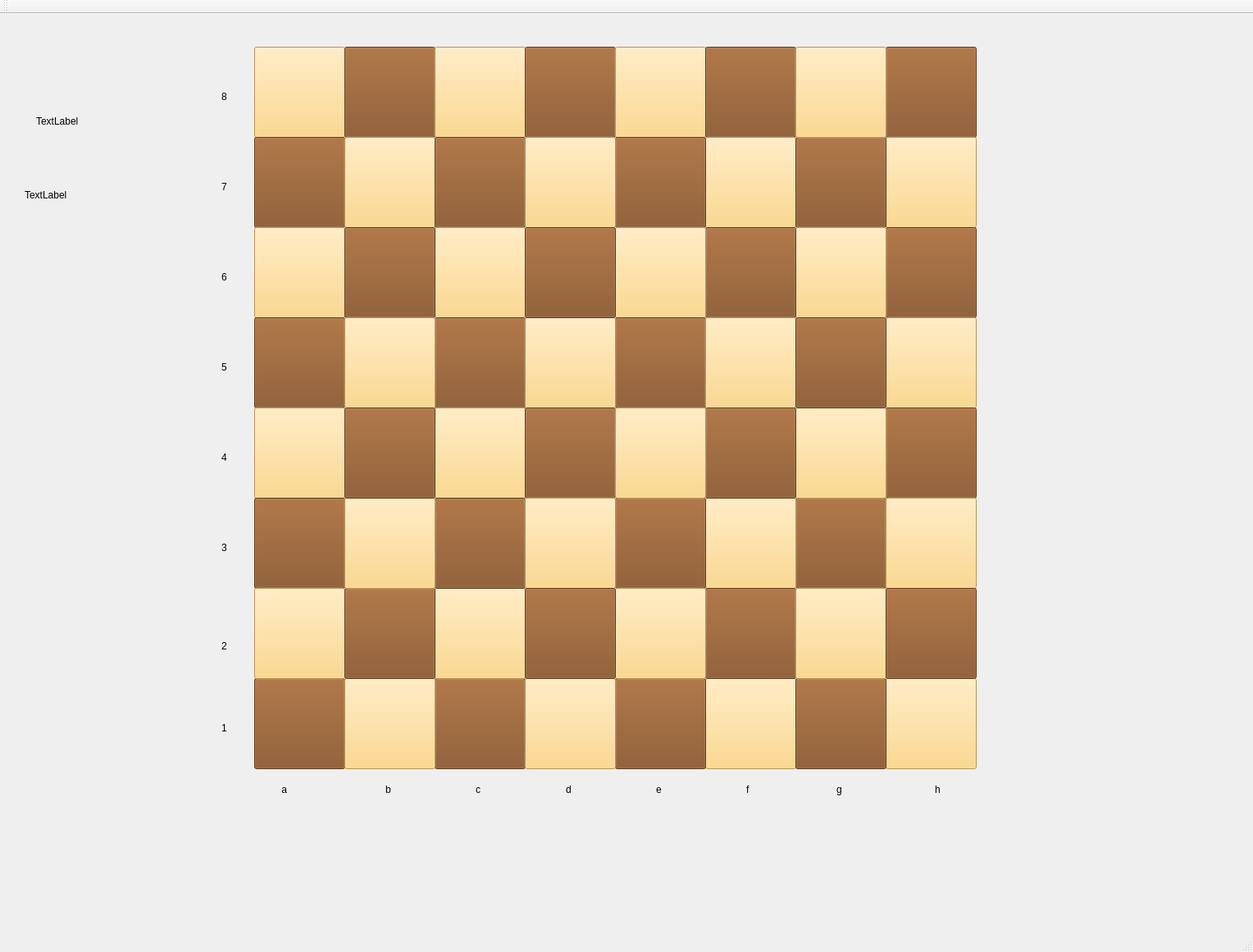
<?xml version="1.0" encoding="UTF-8"?>
<ui version="4.0">
 <class>MainWindow</class>
 <widget class="QMainWindow" name="MainWindow">
  <property name="geometry">
   <rect>
    <x>0</x>
    <y>0</y>
    <width>1528</width>
    <height>1161</height>
   </rect>
  </property>
  <property name="windowTitle">
   <string>MainWindow</string>
  </property>
  <widget class="QWidget" name="centralWidget">
   <widget class="QToolButton" name="h8_black">
    <property name="geometry">
     <rect>
      <x>1080</x>
      <y>40</y>
      <width>111</width>
      <height>111</height>
     </rect>
    </property>
    <property name="styleSheet">
     <string notr="true">QToolButton
{
background:rgb(130, 76, 29);
}</string>
    </property>
    <property name="text">
     <string/>
    </property>
    <property name="icon">
     <iconset resource="icons.qrc">
      <normaloff>:/chess_icon/ches_icons/icons8-rook-filled-50.png</normaloff>:/chess_icon/ches_icons/icons8-rook-filled-50.png</iconset>
    </property>
    <property name="iconSize">
     <size>
      <width>50</width>
      <height>50</height>
     </size>
    </property>
   </widget>
   <widget class="QToolButton" name="a8_white">
    <property name="geometry">
     <rect>
      <x>310</x>
      <y>40</y>
      <width>111</width>
      <height>111</height>
     </rect>
    </property>
    <property name="styleSheet">
     <string notr="true">QToolButton
{
background:rgb(255, 207, 111);
}</string>
    </property>
    <property name="text">
     <string/>
    </property>
    <property name="icon">
     <iconset resource="icons.qrc">
      <normaloff>:/chess_icon/ches_icons/icons8-rook-filled-50.png</normaloff>:/chess_icon/ches_icons/icons8-rook-filled-50.png</iconset>
    </property>
    <property name="iconSize">
     <size>
      <width>50</width>
      <height>50</height>
     </size>
    </property>
   </widget>
   <widget class="QToolButton" name="b8_black">
    <property name="geometry">
     <rect>
      <x>420</x>
      <y>40</y>
      <width>111</width>
      <height>111</height>
     </rect>
    </property>
    <property name="styleSheet">
     <string notr="true">QToolButton
{
background:rgb(130, 76, 29);
}</string>
    </property>
    <property name="text">
     <string/>
    </property>
    <property name="icon">
     <iconset resource="icons.qrc">
      <normaloff>:/chess_icon/ches_icons/icons8-knight-filled-50.png</normaloff>:/chess_icon/ches_icons/icons8-knight-filled-50.png</iconset>
    </property>
    <property name="iconSize">
     <size>
      <width>50</width>
      <height>50</height>
     </size>
    </property>
   </widget>
   <widget class="QToolButton" name="c8_white">
    <property name="geometry">
     <rect>
      <x>530</x>
      <y>40</y>
      <width>111</width>
      <height>111</height>
     </rect>
    </property>
    <property name="styleSheet">
     <string notr="true">QToolButton
{
background:rgb(255, 207, 111);
}</string>
    </property>
    <property name="text">
     <string/>
    </property>
    <property name="icon">
     <iconset resource="icons.qrc">
      <normaloff>:/chess_icon/ches_icons/icons8-bishop-filled-50.png</normaloff>:/chess_icon/ches_icons/icons8-bishop-filled-50.png</iconset>
    </property>
    <property name="iconSize">
     <size>
      <width>50</width>
      <height>50</height>
     </size>
    </property>
   </widget>
   <widget class="QToolButton" name="d8_black">
    <property name="geometry">
     <rect>
      <x>640</x>
      <y>40</y>
      <width>111</width>
      <height>111</height>
     </rect>
    </property>
    <property name="styleSheet">
     <string notr="true">QToolButton
{
background:rgb(130, 76, 29);
}</string>
    </property>
    <property name="text">
     <string/>
    </property>
    <property name="icon">
     <iconset resource="icons.qrc">
      <normaloff>:/chess_icon/ches_icons/icons8-king-filled-50.png</normaloff>:/chess_icon/ches_icons/icons8-king-filled-50.png</iconset>
    </property>
    <property name="iconSize">
     <size>
      <width>50</width>
      <height>50</height>
     </size>
    </property>
   </widget>
   <widget class="QToolButton" name="e8_white">
    <property name="geometry">
     <rect>
      <x>750</x>
      <y>40</y>
      <width>111</width>
      <height>111</height>
     </rect>
    </property>
    <property name="styleSheet">
     <string notr="true">QToolButton
{
background:rgb(255, 207, 111);
}</string>
    </property>
    <property name="text">
     <string/>
    </property>
    <property name="icon">
     <iconset resource="icons.qrc">
      <normaloff>:/chess_icon/ches_icons/icons8-queen-filled-50.png</normaloff>:/chess_icon/ches_icons/icons8-queen-filled-50.png</iconset>
    </property>
    <property name="iconSize">
     <size>
      <width>50</width>
      <height>50</height>
     </size>
    </property>
   </widget>
   <widget class="QToolButton" name="f8_black">
    <property name="geometry">
     <rect>
      <x>860</x>
      <y>40</y>
      <width>111</width>
      <height>111</height>
     </rect>
    </property>
    <property name="styleSheet">
     <string notr="true">QToolButton
{
background:rgb(130, 76, 29);
}</string>
    </property>
    <property name="text">
     <string/>
    </property>
    <property name="icon">
     <iconset resource="icons.qrc">
      <normaloff>:/chess_icon/ches_icons/icons8-bishop-filled-50.png</normaloff>:/chess_icon/ches_icons/icons8-bishop-filled-50.png</iconset>
    </property>
    <property name="iconSize">
     <size>
      <width>50</width>
      <height>50</height>
     </size>
    </property>
   </widget>
   <widget class="QToolButton" name="a7_black">
    <property name="geometry">
     <rect>
      <x>310</x>
      <y>150</y>
      <width>111</width>
      <height>111</height>
     </rect>
    </property>
    <property name="styleSheet">
     <string notr="true">QToolButton
{
background:rgb(130, 76, 29);
}</string>
    </property>
    <property name="text">
     <string/>
    </property>
    <property name="icon">
     <iconset resource="icons.qrc">
      <normaloff>:/chess_icon/ches_icons/icons8-pawn-filled-50.png</normaloff>:/chess_icon/ches_icons/icons8-pawn-filled-50.png</iconset>
    </property>
    <property name="iconSize">
     <size>
      <width>80</width>
      <height>80</height>
     </size>
    </property>
   </widget>
   <widget class="QToolButton" name="a6_white">
    <property name="geometry">
     <rect>
      <x>310</x>
      <y>260</y>
      <width>111</width>
      <height>111</height>
     </rect>
    </property>
    <property name="styleSheet">
     <string notr="true">QToolButton
{
background:rgb(255, 207, 111);
}</string>
    </property>
    <property name="text">
     <string/>
    </property>
   </widget>
   <widget class="QToolButton" name="a5_black">
    <property name="geometry">
     <rect>
      <x>310</x>
      <y>370</y>
      <width>111</width>
      <height>111</height>
     </rect>
    </property>
    <property name="styleSheet">
     <string notr="true">QToolButton
{
background:rgb(130, 76, 29);
}</string>
    </property>
    <property name="text">
     <string/>
    </property>
   </widget>
   <widget class="QToolButton" name="a4_white">
    <property name="geometry">
     <rect>
      <x>310</x>
      <y>480</y>
      <width>111</width>
      <height>111</height>
     </rect>
    </property>
    <property name="styleSheet">
     <string notr="true">QToolButton
{
background:rgb(255, 207, 111);
}</string>
    </property>
    <property name="text">
     <string/>
    </property>
   </widget>
   <widget class="QToolButton" name="a3_black">
    <property name="geometry">
     <rect>
      <x>310</x>
      <y>590</y>
      <width>111</width>
      <height>111</height>
     </rect>
    </property>
    <property name="styleSheet">
     <string notr="true">QToolButton
{
background:rgb(130, 76, 29);
}</string>
    </property>
    <property name="text">
     <string/>
    </property>
   </widget>
   <widget class="QToolButton" name="b7_white">
    <property name="geometry">
     <rect>
      <x>420</x>
      <y>150</y>
      <width>111</width>
      <height>111</height>
     </rect>
    </property>
    <property name="styleSheet">
     <string notr="true">QToolButton
{
background:rgb(255, 207, 111);
}</string>
    </property>
    <property name="text">
     <string/>
    </property>
    <property name="icon">
     <iconset resource="icons.qrc">
      <normaloff>:/chess_icon/ches_icons/icons8-pawn-filled-50.png</normaloff>:/chess_icon/ches_icons/icons8-pawn-filled-50.png</iconset>
    </property>
    <property name="iconSize">
     <size>
      <width>50</width>
      <height>50</height>
     </size>
    </property>
   </widget>
   <widget class="QToolButton" name="c7_black">
    <property name="geometry">
     <rect>
      <x>530</x>
      <y>150</y>
      <width>111</width>
      <height>111</height>
     </rect>
    </property>
    <property name="styleSheet">
     <string notr="true">QToolButton
{
background:rgb(130, 76, 29);
}</string>
    </property>
    <property name="text">
     <string/>
    </property>
    <property name="icon">
     <iconset resource="icons.qrc">
      <normaloff>:/chess_icon/ches_icons/icons8-pawn-filled-50.png</normaloff>:/chess_icon/ches_icons/icons8-pawn-filled-50.png</iconset>
    </property>
    <property name="iconSize">
     <size>
      <width>50</width>
      <height>50</height>
     </size>
    </property>
   </widget>
   <widget class="QToolButton" name="c6_white">
    <property name="geometry">
     <rect>
      <x>530</x>
      <y>260</y>
      <width>111</width>
      <height>111</height>
     </rect>
    </property>
    <property name="styleSheet">
     <string notr="true">QToolButton
{
background:rgb(255, 207, 111);
}</string>
    </property>
    <property name="text">
     <string/>
    </property>
   </widget>
   <widget class="QToolButton" name="b6_black">
    <property name="geometry">
     <rect>
      <x>420</x>
      <y>260</y>
      <width>111</width>
      <height>111</height>
     </rect>
    </property>
    <property name="styleSheet">
     <string notr="true">QToolButton
{
background:rgb(130, 76, 29);
}</string>
    </property>
    <property name="text">
     <string/>
    </property>
   </widget>
   <widget class="QToolButton" name="h7_white">
    <property name="geometry">
     <rect>
      <x>1080</x>
      <y>150</y>
      <width>111</width>
      <height>111</height>
     </rect>
    </property>
    <property name="styleSheet">
     <string notr="true">QToolButton
{
background:rgb(255, 207, 111);
}</string>
    </property>
    <property name="text">
     <string/>
    </property>
    <property name="icon">
     <iconset resource="icons.qrc">
      <normaloff>:/chess_icon/ches_icons/icons8-pawn-filled-50.png</normaloff>:/chess_icon/ches_icons/icons8-pawn-filled-50.png</iconset>
    </property>
    <property name="iconSize">
     <size>
      <width>50</width>
      <height>50</height>
     </size>
    </property>
   </widget>
   <widget class="QToolButton" name="f7_white">
    <property name="geometry">
     <rect>
      <x>860</x>
      <y>150</y>
      <width>111</width>
      <height>111</height>
     </rect>
    </property>
    <property name="styleSheet">
     <string notr="true">QToolButton
{
background:rgb(255, 207, 111);
}</string>
    </property>
    <property name="text">
     <string/>
    </property>
    <property name="icon">
     <iconset resource="icons.qrc">
      <normaloff>:/chess_icon/ches_icons/icons8-pawn-filled-50.png</normaloff>:/chess_icon/ches_icons/icons8-pawn-filled-50.png</iconset>
    </property>
    <property name="iconSize">
     <size>
      <width>50</width>
      <height>50</height>
     </size>
    </property>
   </widget>
   <widget class="QToolButton" name="e7_black">
    <property name="geometry">
     <rect>
      <x>750</x>
      <y>150</y>
      <width>111</width>
      <height>111</height>
     </rect>
    </property>
    <property name="styleSheet">
     <string notr="true">QToolButton
{
background:rgb(130, 76, 29);
}</string>
    </property>
    <property name="text">
     <string/>
    </property>
    <property name="icon">
     <iconset resource="icons.qrc">
      <normaloff>:/chess_icon/ches_icons/icons8-pawn-filled-50.png</normaloff>:/chess_icon/ches_icons/icons8-pawn-filled-50.png</iconset>
    </property>
    <property name="iconSize">
     <size>
      <width>50</width>
      <height>50</height>
     </size>
    </property>
   </widget>
   <widget class="QToolButton" name="d7_white">
    <property name="geometry">
     <rect>
      <x>640</x>
      <y>150</y>
      <width>111</width>
      <height>111</height>
     </rect>
    </property>
    <property name="styleSheet">
     <string notr="true">QToolButton
{
background:rgb(255, 207, 111);
}</string>
    </property>
    <property name="text">
     <string/>
    </property>
    <property name="icon">
     <iconset resource="icons.qrc">
      <normaloff>:/chess_icon/ches_icons/icons8-pawn-filled-50.png</normaloff>:/chess_icon/ches_icons/icons8-pawn-filled-50.png</iconset>
    </property>
    <property name="iconSize">
     <size>
      <width>50</width>
      <height>50</height>
     </size>
    </property>
   </widget>
   <widget class="QToolButton" name="g7_black">
    <property name="geometry">
     <rect>
      <x>970</x>
      <y>150</y>
      <width>111</width>
      <height>111</height>
     </rect>
    </property>
    <property name="styleSheet">
     <string notr="true">QToolButton
{
background:rgb(130, 76, 29);
}
</string>
    </property>
    <property name="text">
     <string/>
    </property>
    <property name="icon">
     <iconset resource="icons.qrc">
      <normaloff>:/chess_icon/ches_icons/icons8-pawn-filled-50.png</normaloff>:/chess_icon/ches_icons/icons8-pawn-filled-50.png</iconset>
    </property>
    <property name="iconSize">
     <size>
      <width>50</width>
      <height>50</height>
     </size>
    </property>
   </widget>
   <widget class="QToolButton" name="a1_black">
    <property name="geometry">
     <rect>
      <x>310</x>
      <y>810</y>
      <width>111</width>
      <height>111</height>
     </rect>
    </property>
    <property name="styleSheet">
     <string notr="true">QToolButton
{
background:rgb(130, 76, 29);
}</string>
    </property>
    <property name="text">
     <string/>
    </property>
    <property name="icon">
     <iconset resource="icons.qrc">
      <normaloff>:/chess_icon/ches_icons/icons8-rook-50.png</normaloff>:/chess_icon/ches_icons/icons8-rook-50.png</iconset>
    </property>
    <property name="iconSize">
     <size>
      <width>50</width>
      <height>50</height>
     </size>
    </property>
   </widget>
   <widget class="QToolButton" name="a2_white">
    <property name="geometry">
     <rect>
      <x>310</x>
      <y>700</y>
      <width>111</width>
      <height>111</height>
     </rect>
    </property>
    <property name="styleSheet">
     <string notr="true">QToolButton
{
background:rgb(255, 207, 111);
}</string>
    </property>
    <property name="text">
     <string/>
    </property>
    <property name="icon">
     <iconset resource="icons.qrc">
      <normaloff>:/chess_icon/ches_icons/icons8-pawn-50.png</normaloff>:/chess_icon/ches_icons/icons8-pawn-50.png</iconset>
    </property>
    <property name="iconSize">
     <size>
      <width>50</width>
      <height>50</height>
     </size>
    </property>
   </widget>
   <widget class="QToolButton" name="g8_white">
    <property name="geometry">
     <rect>
      <x>970</x>
      <y>40</y>
      <width>111</width>
      <height>111</height>
     </rect>
    </property>
    <property name="styleSheet">
     <string notr="true">QToolButton
{
background:rgb(255, 207, 111);
}</string>
    </property>
    <property name="text">
     <string/>
    </property>
    <property name="icon">
     <iconset resource="icons.qrc">
      <normaloff>:/chess_icon/ches_icons/icons8-knight-filled-50.png</normaloff>:/chess_icon/ches_icons/icons8-knight-filled-50.png</iconset>
    </property>
    <property name="iconSize">
     <size>
      <width>50</width>
      <height>50</height>
     </size>
    </property>
   </widget>
   <widget class="QToolButton" name="c5_black">
    <property name="geometry">
     <rect>
      <x>530</x>
      <y>370</y>
      <width>111</width>
      <height>111</height>
     </rect>
    </property>
    <property name="styleSheet">
     <string notr="true">QToolButton
{
background:rgb(130, 76, 29);
}</string>
    </property>
    <property name="text">
     <string/>
    </property>
   </widget>
   <widget class="QToolButton" name="b5_white">
    <property name="geometry">
     <rect>
      <x>420</x>
      <y>370</y>
      <width>111</width>
      <height>111</height>
     </rect>
    </property>
    <property name="styleSheet">
     <string notr="true">QToolButton
{
background:rgb(255, 207, 111);
}</string>
    </property>
    <property name="text">
     <string/>
    </property>
   </widget>
   <widget class="QToolButton" name="c4_white">
    <property name="geometry">
     <rect>
      <x>530</x>
      <y>480</y>
      <width>111</width>
      <height>111</height>
     </rect>
    </property>
    <property name="styleSheet">
     <string notr="true">QToolButton
{
background:rgb(255, 207, 111);
}</string>
    </property>
    <property name="text">
     <string/>
    </property>
   </widget>
   <widget class="QToolButton" name="h6_black">
    <property name="geometry">
     <rect>
      <x>1080</x>
      <y>260</y>
      <width>111</width>
      <height>111</height>
     </rect>
    </property>
    <property name="styleSheet">
     <string notr="true">QToolButton
{
background:rgb(130, 76, 29);
}</string>
    </property>
    <property name="text">
     <string/>
    </property>
   </widget>
   <widget class="QToolButton" name="g6_white">
    <property name="geometry">
     <rect>
      <x>970</x>
      <y>260</y>
      <width>111</width>
      <height>111</height>
     </rect>
    </property>
    <property name="styleSheet">
     <string notr="true">QToolButton
{
background:rgb(255, 207, 111);
}</string>
    </property>
    <property name="text">
     <string/>
    </property>
   </widget>
   <widget class="QToolButton" name="f6_black">
    <property name="geometry">
     <rect>
      <x>860</x>
      <y>260</y>
      <width>111</width>
      <height>111</height>
     </rect>
    </property>
    <property name="styleSheet">
     <string notr="true">QToolButton
{
background:rgb(130, 76, 29);
}</string>
    </property>
    <property name="text">
     <string/>
    </property>
   </widget>
   <widget class="QToolButton" name="c1_black">
    <property name="geometry">
     <rect>
      <x>530</x>
      <y>810</y>
      <width>111</width>
      <height>111</height>
     </rect>
    </property>
    <property name="styleSheet">
     <string notr="true">QToolButton
{
background:rgb(130, 76, 29);
}</string>
    </property>
    <property name="text">
     <string/>
    </property>
    <property name="icon">
     <iconset resource="icons.qrc">
      <normaloff>:/chess_icon/ches_icons/icons8-bishop-50.png</normaloff>:/chess_icon/ches_icons/icons8-bishop-50.png</iconset>
    </property>
    <property name="iconSize">
     <size>
      <width>50</width>
      <height>50</height>
     </size>
    </property>
   </widget>
   <widget class="QToolButton" name="c2_white">
    <property name="geometry">
     <rect>
      <x>530</x>
      <y>700</y>
      <width>111</width>
      <height>111</height>
     </rect>
    </property>
    <property name="styleSheet">
     <string notr="true">QToolButton
{
background:rgb(255, 207, 111);
}</string>
    </property>
    <property name="text">
     <string/>
    </property>
    <property name="icon">
     <iconset resource="icons.qrc">
      <normaloff>:/chess_icon/ches_icons/icons8-pawn-50.png</normaloff>:/chess_icon/ches_icons/icons8-pawn-50.png</iconset>
    </property>
    <property name="iconSize">
     <size>
      <width>50</width>
      <height>50</height>
     </size>
    </property>
   </widget>
   <widget class="QToolButton" name="c3_black">
    <property name="geometry">
     <rect>
      <x>530</x>
      <y>590</y>
      <width>111</width>
      <height>111</height>
     </rect>
    </property>
    <property name="styleSheet">
     <string notr="true">QToolButton
{
background:rgb(130, 76, 29);
}</string>
    </property>
    <property name="text">
     <string/>
    </property>
   </widget>
   <widget class="QToolButton" name="e6_white">
    <property name="geometry">
     <rect>
      <x>750</x>
      <y>260</y>
      <width>111</width>
      <height>111</height>
     </rect>
    </property>
    <property name="styleSheet">
     <string notr="true">QToolButton
{
background:rgb(255, 207, 111);
}</string>
    </property>
    <property name="text">
     <string/>
    </property>
   </widget>
   <widget class="QToolButton" name="b1_white">
    <property name="geometry">
     <rect>
      <x>420</x>
      <y>810</y>
      <width>111</width>
      <height>111</height>
     </rect>
    </property>
    <property name="styleSheet">
     <string notr="true">QToolButton
{
background:rgb(255, 207, 111);
}</string>
    </property>
    <property name="text">
     <string/>
    </property>
    <property name="icon">
     <iconset resource="icons.qrc">
      <normaloff>:/chess_icon/ches_icons/icons8-knight-50.png</normaloff>:/chess_icon/ches_icons/icons8-knight-50.png</iconset>
    </property>
    <property name="iconSize">
     <size>
      <width>50</width>
      <height>50</height>
     </size>
    </property>
   </widget>
   <widget class="QToolButton" name="b2_black">
    <property name="geometry">
     <rect>
      <x>420</x>
      <y>700</y>
      <width>111</width>
      <height>111</height>
     </rect>
    </property>
    <property name="styleSheet">
     <string notr="true">QToolButton
{
background:rgb(130, 76, 29);
}</string>
    </property>
    <property name="text">
     <string/>
    </property>
    <property name="icon">
     <iconset resource="icons.qrc">
      <normaloff>:/chess_icon/ches_icons/icons8-pawn-50.png</normaloff>:/chess_icon/ches_icons/icons8-pawn-50.png</iconset>
    </property>
    <property name="iconSize">
     <size>
      <width>50</width>
      <height>50</height>
     </size>
    </property>
   </widget>
   <widget class="QToolButton" name="b3_white">
    <property name="geometry">
     <rect>
      <x>420</x>
      <y>590</y>
      <width>111</width>
      <height>111</height>
     </rect>
    </property>
    <property name="styleSheet">
     <string notr="true">QToolButton
{
background:rgb(255, 207, 111);
}</string>
    </property>
    <property name="text">
     <string/>
    </property>
   </widget>
   <widget class="QToolButton" name="b4_black">
    <property name="geometry">
     <rect>
      <x>420</x>
      <y>480</y>
      <width>111</width>
      <height>111</height>
     </rect>
    </property>
    <property name="styleSheet">
     <string notr="true">QToolButton
{
background:rgb(130, 76, 29);
}</string>
    </property>
    <property name="text">
     <string/>
    </property>
   </widget>
   <widget class="QToolButton" name="e5_black">
    <property name="geometry">
     <rect>
      <x>750</x>
      <y>370</y>
      <width>111</width>
      <height>111</height>
     </rect>
    </property>
    <property name="styleSheet">
     <string notr="true">QToolButton
{
background:rgb(130, 76, 29);
}</string>
    </property>
    <property name="text">
     <string/>
    </property>
   </widget>
   <widget class="QToolButton" name="d5_white">
    <property name="geometry">
     <rect>
      <x>640</x>
      <y>370</y>
      <width>111</width>
      <height>111</height>
     </rect>
    </property>
    <property name="styleSheet">
     <string notr="true">QToolButton
{
background:rgb(255, 207, 111);
}</string>
    </property>
    <property name="text">
     <string/>
    </property>
   </widget>
   <widget class="QToolButton" name="d4_black">
    <property name="geometry">
     <rect>
      <x>640</x>
      <y>480</y>
      <width>111</width>
      <height>111</height>
     </rect>
    </property>
    <property name="styleSheet">
     <string notr="true">QToolButton
{
background:rgb(130, 76, 29);
}</string>
    </property>
    <property name="text">
     <string/>
    </property>
    <property name="iconSize">
     <size>
      <width>50</width>
      <height>50</height>
     </size>
    </property>
   </widget>
   <widget class="QToolButton" name="f5_white">
    <property name="geometry">
     <rect>
      <x>860</x>
      <y>370</y>
      <width>111</width>
      <height>111</height>
     </rect>
    </property>
    <property name="styleSheet">
     <string notr="true">QToolButton
{
background:rgb(255, 207, 111);
}</string>
    </property>
    <property name="text">
     <string/>
    </property>
   </widget>
   <widget class="QToolButton" name="h5_white">
    <property name="geometry">
     <rect>
      <x>1080</x>
      <y>370</y>
      <width>111</width>
      <height>111</height>
     </rect>
    </property>
    <property name="styleSheet">
     <string notr="true">QToolButton
{
background:rgb(255, 207, 111);
}</string>
    </property>
    <property name="text">
     <string/>
    </property>
   </widget>
   <widget class="QToolButton" name="g3_black">
    <property name="geometry">
     <rect>
      <x>970</x>
      <y>590</y>
      <width>111</width>
      <height>111</height>
     </rect>
    </property>
    <property name="styleSheet">
     <string notr="true">QToolButton
{
background:rgb(130, 76, 29);
}</string>
    </property>
    <property name="text">
     <string/>
    </property>
   </widget>
   <widget class="QToolButton" name="f3_white">
    <property name="geometry">
     <rect>
      <x>860</x>
      <y>590</y>
      <width>111</width>
      <height>111</height>
     </rect>
    </property>
    <property name="styleSheet">
     <string notr="true">QToolButton
{
background:rgb(255, 207, 111);
}</string>
    </property>
    <property name="text">
     <string/>
    </property>
   </widget>
   <widget class="QToolButton" name="e3_black">
    <property name="geometry">
     <rect>
      <x>750</x>
      <y>590</y>
      <width>111</width>
      <height>111</height>
     </rect>
    </property>
    <property name="styleSheet">
     <string notr="true">QToolButton
{
background:rgb(130, 76, 29);
}</string>
    </property>
    <property name="text">
     <string/>
    </property>
    <property name="iconSize">
     <size>
      <width>50</width>
      <height>50</height>
     </size>
    </property>
   </widget>
   <widget class="QToolButton" name="d3_white">
    <property name="geometry">
     <rect>
      <x>640</x>
      <y>590</y>
      <width>111</width>
      <height>111</height>
     </rect>
    </property>
    <property name="styleSheet">
     <string notr="true">QToolButton
{
background:rgb(255, 207, 111);
}</string>
    </property>
    <property name="text">
     <string/>
    </property>
    <property name="iconSize">
     <size>
      <width>50</width>
      <height>50</height>
     </size>
    </property>
   </widget>
   <widget class="QToolButton" name="h4_black">
    <property name="geometry">
     <rect>
      <x>1080</x>
      <y>480</y>
      <width>111</width>
      <height>111</height>
     </rect>
    </property>
    <property name="styleSheet">
     <string notr="true">QToolButton
{
background:rgb(130, 76, 29);
}</string>
    </property>
    <property name="text">
     <string/>
    </property>
   </widget>
   <widget class="QToolButton" name="g4_white">
    <property name="geometry">
     <rect>
      <x>970</x>
      <y>480</y>
      <width>111</width>
      <height>111</height>
     </rect>
    </property>
    <property name="styleSheet">
     <string notr="true">QToolButton
{
background:rgb(255, 207, 111);
}</string>
    </property>
    <property name="text">
     <string/>
    </property>
   </widget>
   <widget class="QToolButton" name="f4_black">
    <property name="geometry">
     <rect>
      <x>860</x>
      <y>480</y>
      <width>111</width>
      <height>111</height>
     </rect>
    </property>
    <property name="styleSheet">
     <string notr="true">QToolButton
{
background:rgb(130, 76, 29);
}</string>
    </property>
    <property name="text">
     <string/>
    </property>
   </widget>
   <widget class="QToolButton" name="h3_white">
    <property name="geometry">
     <rect>
      <x>1080</x>
      <y>590</y>
      <width>111</width>
      <height>111</height>
     </rect>
    </property>
    <property name="styleSheet">
     <string notr="true">QToolButton
{
background:rgb(255, 207, 111);
}</string>
    </property>
    <property name="text">
     <string/>
    </property>
   </widget>
   <widget class="QToolButton" name="f1_white">
    <property name="geometry">
     <rect>
      <x>860</x>
      <y>810</y>
      <width>111</width>
      <height>111</height>
     </rect>
    </property>
    <property name="styleSheet">
     <string notr="true">QToolButton
{
background:rgb(255, 207, 111);
}</string>
    </property>
    <property name="text">
     <string/>
    </property>
    <property name="icon">
     <iconset resource="icons.qrc">
      <normaloff>:/chess_icon/ches_icons/icons8-bishop-50.png</normaloff>:/chess_icon/ches_icons/icons8-bishop-50.png</iconset>
    </property>
    <property name="iconSize">
     <size>
      <width>50</width>
      <height>50</height>
     </size>
    </property>
   </widget>
   <widget class="QToolButton" name="e1_black">
    <property name="geometry">
     <rect>
      <x>750</x>
      <y>810</y>
      <width>111</width>
      <height>111</height>
     </rect>
    </property>
    <property name="styleSheet">
     <string notr="true">QToolButton
{
background:rgb(130, 76, 29);
}</string>
    </property>
    <property name="text">
     <string/>
    </property>
    <property name="icon">
     <iconset resource="icons.qrc">
      <normaloff>:/chess_icon/ches_icons/icons8-king-50.png</normaloff>:/chess_icon/ches_icons/icons8-king-50.png</iconset>
    </property>
    <property name="iconSize">
     <size>
      <width>50</width>
      <height>50</height>
     </size>
    </property>
   </widget>
   <widget class="QToolButton" name="d1_white">
    <property name="geometry">
     <rect>
      <x>640</x>
      <y>810</y>
      <width>111</width>
      <height>111</height>
     </rect>
    </property>
    <property name="styleSheet">
     <string notr="true">QToolButton
{
background:rgb(255, 207, 111);
}</string>
    </property>
    <property name="text">
     <string/>
    </property>
    <property name="icon">
     <iconset resource="icons.qrc">
      <normaloff>:/chess_icon/ches_icons/icons8-queen-50.png</normaloff>:/chess_icon/ches_icons/icons8-queen-50.png</iconset>
    </property>
    <property name="iconSize">
     <size>
      <width>50</width>
      <height>50</height>
     </size>
    </property>
   </widget>
   <widget class="QToolButton" name="f2_black">
    <property name="geometry">
     <rect>
      <x>860</x>
      <y>700</y>
      <width>111</width>
      <height>111</height>
     </rect>
    </property>
    <property name="styleSheet">
     <string notr="true">QToolButton
{
background:rgb(130, 76, 29);
}</string>
    </property>
    <property name="text">
     <string/>
    </property>
    <property name="icon">
     <iconset resource="icons.qrc">
      <normaloff>:/chess_icon/ches_icons/icons8-pawn-50.png</normaloff>:/chess_icon/ches_icons/icons8-pawn-50.png</iconset>
    </property>
    <property name="iconSize">
     <size>
      <width>50</width>
      <height>50</height>
     </size>
    </property>
   </widget>
   <widget class="QToolButton" name="e2_white">
    <property name="geometry">
     <rect>
      <x>750</x>
      <y>700</y>
      <width>111</width>
      <height>111</height>
     </rect>
    </property>
    <property name="styleSheet">
     <string notr="true">QToolButton
{
background:rgb(255, 207, 111);
}</string>
    </property>
    <property name="text">
     <string/>
    </property>
    <property name="icon">
     <iconset resource="icons.qrc">
      <normaloff>:/chess_icon/ches_icons/icons8-pawn-50.png</normaloff>:/chess_icon/ches_icons/icons8-pawn-50.png</iconset>
    </property>
    <property name="iconSize">
     <size>
      <width>50</width>
      <height>50</height>
     </size>
    </property>
   </widget>
   <widget class="QToolButton" name="d2_black">
    <property name="geometry">
     <rect>
      <x>640</x>
      <y>700</y>
      <width>111</width>
      <height>111</height>
     </rect>
    </property>
    <property name="styleSheet">
     <string notr="true">QToolButton
{
background:rgb(130, 76, 29);
}</string>
    </property>
    <property name="text">
     <string/>
    </property>
    <property name="icon">
     <iconset resource="icons.qrc">
      <normaloff>:/chess_icon/ches_icons/icons8-pawn-50.png</normaloff>:/chess_icon/ches_icons/icons8-pawn-50.png</iconset>
    </property>
    <property name="iconSize">
     <size>
      <width>50</width>
      <height>50</height>
     </size>
    </property>
   </widget>
   <widget class="QToolButton" name="h1_white">
    <property name="geometry">
     <rect>
      <x>1080</x>
      <y>810</y>
      <width>111</width>
      <height>111</height>
     </rect>
    </property>
    <property name="styleSheet">
     <string notr="true">QToolButton
{
background:rgb(255, 207, 111);
}</string>
    </property>
    <property name="text">
     <string/>
    </property>
    <property name="icon">
     <iconset resource="icons.qrc">
      <normaloff>:/chess_icon/ches_icons/icons8-rook-50.png</normaloff>:/chess_icon/ches_icons/icons8-rook-50.png</iconset>
    </property>
    <property name="iconSize">
     <size>
      <width>50</width>
      <height>50</height>
     </size>
    </property>
   </widget>
   <widget class="QToolButton" name="g1_black">
    <property name="geometry">
     <rect>
      <x>970</x>
      <y>810</y>
      <width>111</width>
      <height>111</height>
     </rect>
    </property>
    <property name="styleSheet">
     <string notr="true">QToolButton
{
background:rgb(130, 76, 29);
}</string>
    </property>
    <property name="text">
     <string/>
    </property>
    <property name="icon">
     <iconset resource="icons.qrc">
      <normaloff>:/chess_icon/ches_icons/icons8-knight-50.png</normaloff>:/chess_icon/ches_icons/icons8-knight-50.png</iconset>
    </property>
    <property name="iconSize">
     <size>
      <width>50</width>
      <height>50</height>
     </size>
    </property>
   </widget>
   <widget class="QToolButton" name="g2_white">
    <property name="geometry">
     <rect>
      <x>970</x>
      <y>700</y>
      <width>111</width>
      <height>111</height>
     </rect>
    </property>
    <property name="styleSheet">
     <string notr="true">QToolButton
{
background:rgb(255, 207, 111);
}</string>
    </property>
    <property name="text">
     <string/>
    </property>
    <property name="icon">
     <iconset resource="icons.qrc">
      <normaloff>:/chess_icon/ches_icons/icons8-pawn-50.png</normaloff>:/chess_icon/ches_icons/icons8-pawn-50.png</iconset>
    </property>
    <property name="iconSize">
     <size>
      <width>50</width>
      <height>50</height>
     </size>
    </property>
   </widget>
   <widget class="QToolButton" name="h2_black">
    <property name="geometry">
     <rect>
      <x>1080</x>
      <y>700</y>
      <width>111</width>
      <height>111</height>
     </rect>
    </property>
    <property name="styleSheet">
     <string notr="true">QToolButton
{
background:rgb(130, 76, 29);
}</string>
    </property>
    <property name="text">
     <string/>
    </property>
    <property name="icon">
     <iconset resource="icons.qrc">
      <normaloff>:/chess_icon/ches_icons/icons8-pawn-50.png</normaloff>:/chess_icon/ches_icons/icons8-pawn-50.png</iconset>
    </property>
    <property name="iconSize">
     <size>
      <width>50</width>
      <height>50</height>
     </size>
    </property>
   </widget>
   <widget class="QToolButton" name="d6_black">
    <property name="geometry">
     <rect>
      <x>640</x>
      <y>260</y>
      <width>111</width>
      <height>111</height>
     </rect>
    </property>
    <property name="styleSheet">
     <string notr="true">QToolButton
{
background:rgb(130, 76, 29);
}</string>
    </property>
    <property name="text">
     <string/>
    </property>
   </widget>
   <widget class="QToolButton" name="g5_black">
    <property name="geometry">
     <rect>
      <x>970</x>
      <y>370</y>
      <width>111</width>
      <height>111</height>
     </rect>
    </property>
    <property name="styleSheet">
     <string notr="true">QToolButton
{
background:rgb(130, 76, 29);
}</string>
    </property>
    <property name="text">
     <string/>
    </property>
   </widget>
   <widget class="QToolButton" name="e4_white">
    <property name="geometry">
     <rect>
      <x>750</x>
      <y>480</y>
      <width>111</width>
      <height>111</height>
     </rect>
    </property>
    <property name="styleSheet">
     <string notr="true">QToolButton
{
background:rgb(255, 207, 111);
}</string>
    </property>
    <property name="text">
     <string/>
    </property>
   </widget>
   <widget class="QLabel" name="a">
    <property name="geometry">
     <rect>
      <x>330</x>
      <y>930</y>
      <width>55</width>
      <height>31</height>
     </rect>
    </property>
    <property name="styleSheet">
     <string notr="true">font: 14pt &quot;MS Shell Dlg 2&quot;;</string>
    </property>
    <property name="text">
     <string>    a</string>
    </property>
   </widget>
   <widget class="QLabel" name="c">
    <property name="geometry">
     <rect>
      <x>580</x>
      <y>930</y>
      <width>55</width>
      <height>31</height>
     </rect>
    </property>
    <property name="styleSheet">
     <string notr="true">font: 14pt &quot;MS Shell Dlg 2&quot;;</string>
    </property>
    <property name="text">
     <string>c</string>
    </property>
   </widget>
   <widget class="QLabel" name="b">
    <property name="geometry">
     <rect>
      <x>470</x>
      <y>930</y>
      <width>55</width>
      <height>31</height>
     </rect>
    </property>
    <property name="styleSheet">
     <string notr="true">font: 14pt &quot;MS Shell Dlg 2&quot;;</string>
    </property>
    <property name="text">
     <string>b</string>
    </property>
   </widget>
   <widget class="QLabel" name="h">
    <property name="geometry">
     <rect>
      <x>1140</x>
      <y>930</y>
      <width>55</width>
      <height>31</height>
     </rect>
    </property>
    <property name="styleSheet">
     <string notr="true">font: 14pt &quot;MS Shell Dlg 2&quot;;</string>
    </property>
    <property name="text">
     <string>h</string>
    </property>
   </widget>
   <widget class="QLabel" name="g">
    <property name="geometry">
     <rect>
      <x>1020</x>
      <y>930</y>
      <width>55</width>
      <height>31</height>
     </rect>
    </property>
    <property name="styleSheet">
     <string notr="true">font: 14pt &quot;MS Shell Dlg 2&quot;;</string>
    </property>
    <property name="text">
     <string>g</string>
    </property>
   </widget>
   <widget class="QLabel" name="f">
    <property name="geometry">
     <rect>
      <x>910</x>
      <y>930</y>
      <width>55</width>
      <height>31</height>
     </rect>
    </property>
    <property name="styleSheet">
     <string notr="true">font: 14pt &quot;MS Shell Dlg 2&quot;;</string>
    </property>
    <property name="text">
     <string>f</string>
    </property>
   </widget>
   <widget class="QLabel" name="e">
    <property name="geometry">
     <rect>
      <x>800</x>
      <y>930</y>
      <width>55</width>
      <height>31</height>
     </rect>
    </property>
    <property name="styleSheet">
     <string notr="true">font: 14pt &quot;MS Shell Dlg 2&quot;;</string>
    </property>
    <property name="text">
     <string>e</string>
    </property>
   </widget>
   <widget class="QLabel" name="d">
    <property name="geometry">
     <rect>
      <x>690</x>
      <y>930</y>
      <width>55</width>
      <height>31</height>
     </rect>
    </property>
    <property name="styleSheet">
     <string notr="true">font: 14pt &quot;MS Shell Dlg 2&quot;;</string>
    </property>
    <property name="text">
     <string>d</string>
    </property>
   </widget>
   <widget class="QLabel" name="r1">
    <property name="geometry">
     <rect>
      <x>270</x>
      <y>830</y>
      <width>55</width>
      <height>81</height>
     </rect>
    </property>
    <property name="styleSheet">
     <string notr="true">font: 14pt &quot;MS Shell Dlg 2&quot;;</string>
    </property>
    <property name="text">
     <string>1</string>
    </property>
   </widget>
   <widget class="QLabel" name="r4">
    <property name="geometry">
     <rect>
      <x>270</x>
      <y>500</y>
      <width>55</width>
      <height>81</height>
     </rect>
    </property>
    <property name="styleSheet">
     <string notr="true">font: 14pt &quot;MS Shell Dlg 2&quot;;</string>
    </property>
    <property name="text">
     <string>4</string>
    </property>
   </widget>
   <widget class="QLabel" name="r5">
    <property name="geometry">
     <rect>
      <x>270</x>
      <y>390</y>
      <width>55</width>
      <height>81</height>
     </rect>
    </property>
    <property name="styleSheet">
     <string notr="true">font: 14pt &quot;MS Shell Dlg 2&quot;;</string>
    </property>
    <property name="text">
     <string>5</string>
    </property>
   </widget>
   <widget class="QLabel" name="r6">
    <property name="geometry">
     <rect>
      <x>270</x>
      <y>280</y>
      <width>55</width>
      <height>81</height>
     </rect>
    </property>
    <property name="styleSheet">
     <string notr="true">font: 14pt &quot;MS Shell Dlg 2&quot;;</string>
    </property>
    <property name="text">
     <string>6</string>
    </property>
   </widget>
   <widget class="QLabel" name="r3">
    <property name="geometry">
     <rect>
      <x>270</x>
      <y>610</y>
      <width>55</width>
      <height>81</height>
     </rect>
    </property>
    <property name="styleSheet">
     <string notr="true">font: 14pt &quot;MS Shell Dlg 2&quot;;</string>
    </property>
    <property name="text">
     <string>3</string>
    </property>
   </widget>
   <widget class="QLabel" name="r2">
    <property name="geometry">
     <rect>
      <x>270</x>
      <y>730</y>
      <width>55</width>
      <height>81</height>
     </rect>
    </property>
    <property name="styleSheet">
     <string notr="true">font: 14pt &quot;MS Shell Dlg 2&quot;;</string>
    </property>
    <property name="text">
     <string>2</string>
    </property>
   </widget>
   <widget class="QLabel" name="r7">
    <property name="geometry">
     <rect>
      <x>270</x>
      <y>170</y>
      <width>55</width>
      <height>81</height>
     </rect>
    </property>
    <property name="styleSheet">
     <string notr="true">font: 14pt &quot;MS Shell Dlg 2&quot;;</string>
    </property>
    <property name="text">
     <string>7</string>
    </property>
   </widget>
   <widget class="QLabel" name="r8">
    <property name="geometry">
     <rect>
      <x>270</x>
      <y>60</y>
      <width>55</width>
      <height>81</height>
     </rect>
    </property>
    <property name="styleSheet">
     <string notr="true">font: 14pt &quot;MS Shell Dlg 2&quot;;</string>
    </property>
    <property name="text">
     <string>8</string>
    </property>
   </widget>
   <widget class="QLabel" name="player1">
    <property name="geometry">
     <rect>
      <x>44</x>
      <y>100</y>
      <width>191</width>
      <height>61</height>
     </rect>
    </property>
    <property name="text">
     <string>TextLabel</string>
    </property>
   </widget>
   <widget class="QLabel" name="player2">
    <property name="geometry">
     <rect>
      <x>30</x>
      <y>190</y>
      <width>191</width>
      <height>61</height>
     </rect>
    </property>
    <property name="text">
     <string>TextLabel</string>
    </property>
   </widget>
  </widget>
  <widget class="QMenuBar" name="menuBar">
   <property name="geometry">
    <rect>
     <x>0</x>
     <y>0</y>
     <width>1528</width>
     <height>26</height>
    </rect>
   </property>
  </widget>
  <widget class="QToolBar" name="mainToolBar">
   <attribute name="toolBarArea">
    <enum>TopToolBarArea</enum>
   </attribute>
   <attribute name="toolBarBreak">
    <bool>false</bool>
   </attribute>
  </widget>
  <widget class="QStatusBar" name="statusBar"/>
 </widget>
 <layoutdefault spacing="6" margin="11"/>
 <resources>
  <include location="icons.qrc"/>
 </resources>
 <connections/>
</ui>
